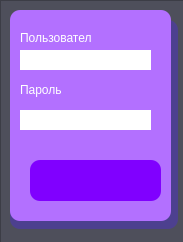
<?xml version="1.0" encoding="UTF-8"?>
<ui version="4.0">
 <class>Form</class>
 <widget class="QWidget" name="Form">
  <property name="geometry">
   <rect>
    <x>0</x>
    <y>0</y>
    <width>183</width>
    <height>242</height>
   </rect>
  </property>
  <property name="windowTitle">
   <string>Авторизация</string>
  </property>
  <widget class="QFrame" name="frame_3">
   <property name="geometry">
    <rect>
     <x>0</x>
     <y>0</y>
     <width>201</width>
     <height>251</height>
    </rect>
   </property>
   <property name="styleSheet">
    <string notr="true">background: #4E4F5B;</string>
   </property>
   <property name="frameShape">
    <enum>QFrame::StyledPanel</enum>
   </property>
   <property name="frameShadow">
    <enum>QFrame::Raised</enum>
   </property>
   <widget class="QFrame" name="frame_2">
    <property name="geometry">
     <rect>
      <x>10</x>
      <y>20</y>
      <width>168</width>
      <height>209</height>
     </rect>
    </property>
    <property name="styleSheet">
     <string notr="true">
background-color: rgb(77, 64, 143);
border-radius: 10px;</string>
    </property>
    <property name="frameShape">
     <enum>QFrame::StyledPanel</enum>
    </property>
    <property name="frameShadow">
     <enum>QFrame::Raised</enum>
    </property>
   </widget>
  </widget>
  <widget class="QFrame" name="frame">
   <property name="geometry">
    <rect>
     <x>10</x>
     <y>10</y>
     <width>161</width>
     <height>211</height>
    </rect>
   </property>
   <property name="styleSheet">
    <string notr="true">background: #b370ff ;
border-radius: 10px;</string>
   </property>
   <property name="frameShape">
    <enum>QFrame::StyledPanel</enum>
   </property>
   <property name="frameShadow">
    <enum>QFrame::Raised</enum>
   </property>
   <widget class="QLabel" name="label_3">
    <property name="geometry">
     <rect>
      <x>10</x>
      <y>60</y>
      <width>51</width>
      <height>39</height>
     </rect>
    </property>
    <property name="styleSheet">
     <string notr="true">color:white;
font: 25 10pt &quot;Bahnschrift Light SemiCondensed&quot;;</string>
    </property>
    <property name="text">
     <string>Пароль</string>
    </property>
   </widget>
   <widget class="QPushButton" name="pushButton">
    <property name="geometry">
     <rect>
      <x>20</x>
      <y>150</y>
      <width>131</width>
      <height>41</height>
     </rect>
    </property>
    <property name="styleSheet">
     <string notr="true">QPushButton{background: #8000FF ;
border-radius: 10px;
color:white;
font: 25 10pt &quot;Bahnschrift Light SemiCondensed&quot;;}
QPushButton:hover{background: #8000FF
}</string>
    </property>
    <property name="text">
     <string/>
    </property>
    <property name="icon">
     <iconset>
      <normaloff>go.png</normaloff>go.png</iconset>
    </property>
   </widget>
   <widget class="QLabel" name="label">
    <property name="geometry">
     <rect>
      <x>10</x>
      <y>20</y>
      <width>72</width>
      <height>16</height>
     </rect>
    </property>
    <property name="styleSheet">
     <string notr="true">color:white;
font: 25 10pt &quot;Bahnschrift Light SemiCondensed&quot;;</string>
    </property>
    <property name="text">
     <string>Пользователь</string>
    </property>
   </widget>
  </widget>
  <widget class="QLineEdit" name="lineEdit_2">
   <property name="geometry">
    <rect>
     <x>20</x>
     <y>50</y>
     <width>131</width>
     <height>20</height>
    </rect>
   </property>
   <property name="styleSheet">
    <string notr="true">border:none;
background:white;</string>
   </property>
  </widget>
  <widget class="QLineEdit" name="lineEdit">
   <property name="geometry">
    <rect>
     <x>20</x>
     <y>110</y>
     <width>131</width>
     <height>20</height>
    </rect>
   </property>
   <property name="styleSheet">
    <string notr="true">border:none;
background:white;</string>
   </property>
  </widget>
 </widget>
 <resources/>
 <connections/>
</ui>
